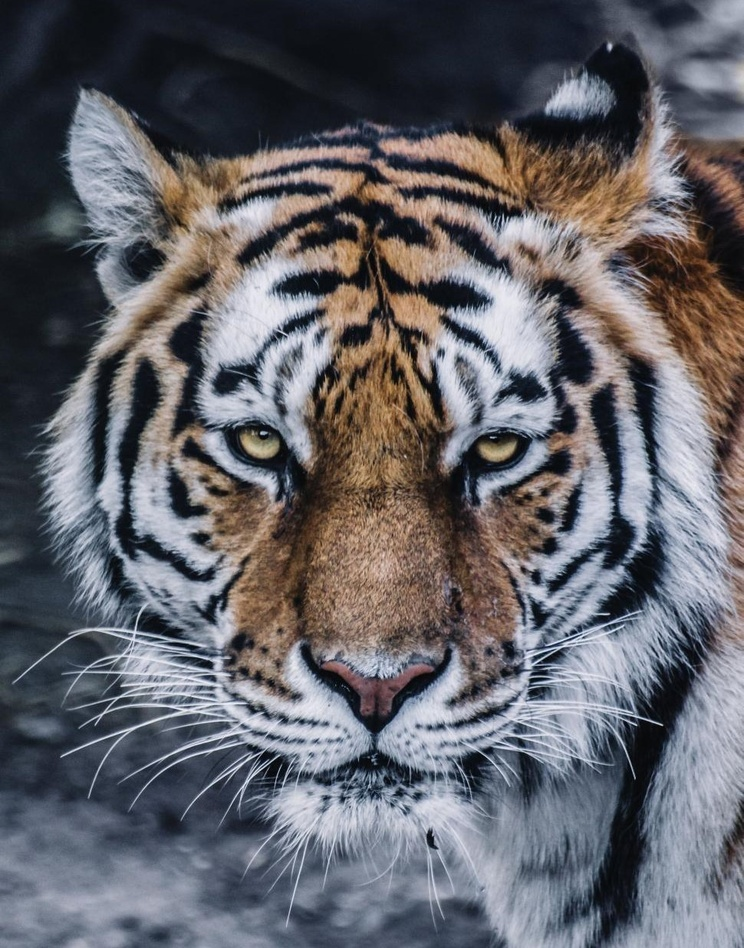
#> input picture assets/test4.jpg, 744 x 948 px, shrunk from 970 x 1236 before the run
$ python mirror_effect.py
#> lines starting #> are read from the running program, lines starting #| are printed output that depends on the picture
import cv2 as cv
import numpy as np


if __name__ == "__main__":

    img = cv.imread("../../assets/test4.jpg")
#> img is the input picture: shape (948, 744, 3); mean B, G, R 104.1, 98.2, 98.8
    rows, cols = img.shape[:2]
#> rows = 948; cols = 744

    cv.imshow("Original Image", img)

    # source points
    src = np.float32([[0, 0], [cols - 1, 0], [0, rows - 1]])
#> src = [[0, 0], [743, 0], [0, 947]]
    # destination points
    dst = np.float32([[cols - 1, 0], [0, 0], [cols - 1, rows - 1]])
#> dst = [[743, 0], [0, 0], [743, 947]]

    # creating the transformation matrix
    affine_matrix = cv.getAffineTransform(src, dst)
#> affine_matrix = [[-1, 0, 743], [0, 1, 0]]
    output = cv.warpAffine(img, affine_matrix, (cols, rows))
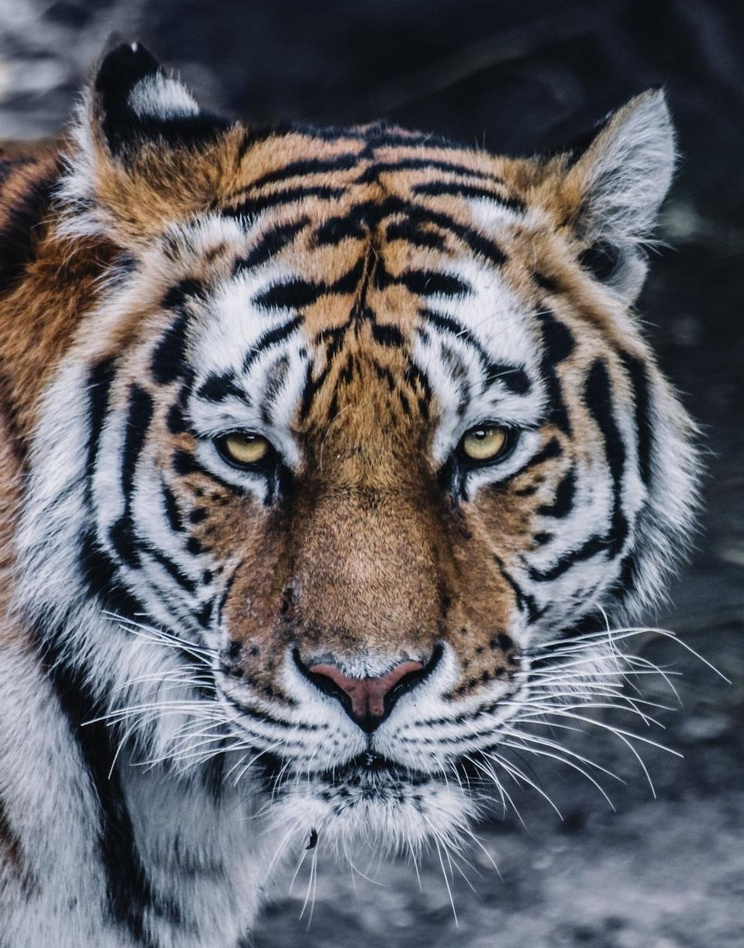
#> output: shape (948, 744, 3); mean B, G, R 104.1, 98.2, 98.8

    cv.imshow("Mirror Image", output)
    cv.waitKey(0)
    cv.destroyAllWindows()

$ run again, with assets/test1.jpg copied over assets/test4.jpg
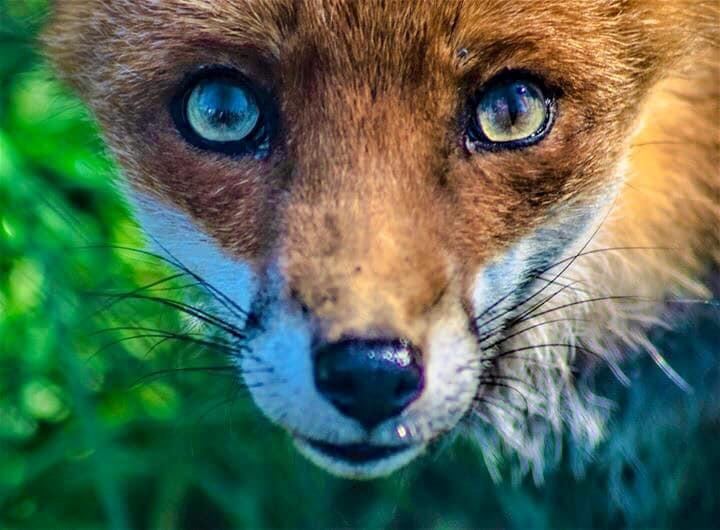
#> input picture assets/test1.jpg, 720 x 530 px
#> img is the input picture: shape (530, 720, 3); mean B, G, R 83.2, 106.1, 85.5
#> `output = cv.warpAffine(img, affine_matrix, (cols, rows))`:
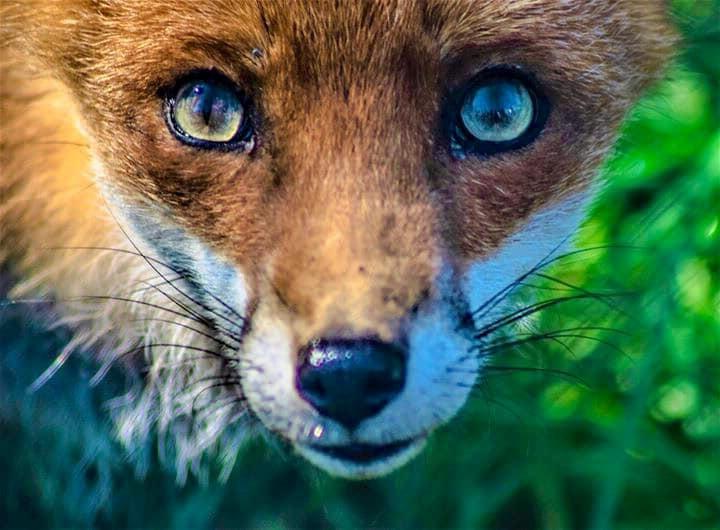
#> output: shape (530, 720, 3); mean B, G, R 83.2, 106.1, 85.5

$ run again, with assets/test10.jpg copied over assets/test4.jpg
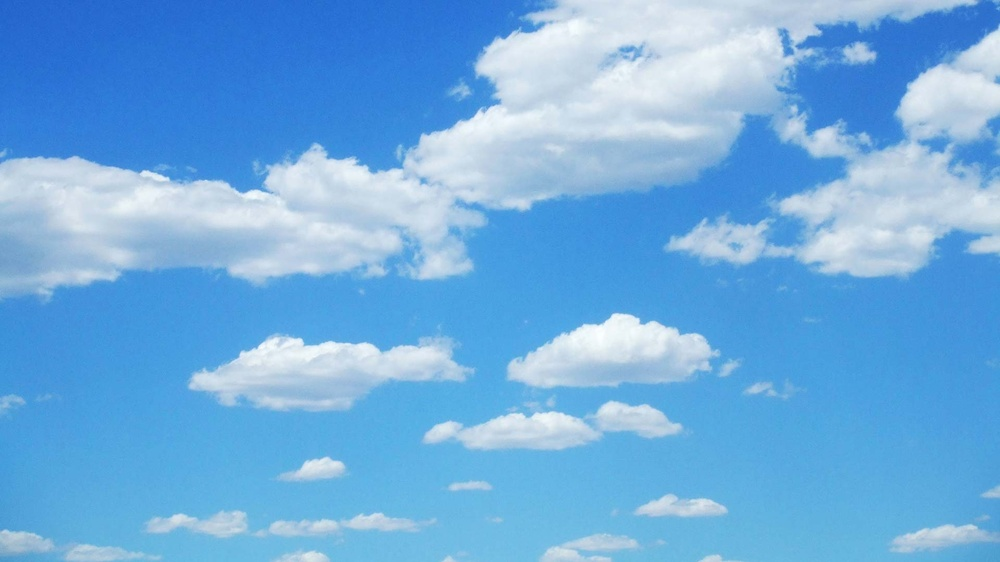
#> input picture assets/test10.jpg, 1000 x 562 px, shrunk from 1920 x 1080 before the run
#> img is the input picture: shape (562, 1000, 3); mean B, G, R 223.5, 172.7, 111.8
#> `output = cv.warpAffine(img, affine_matrix, (cols, rows))`:
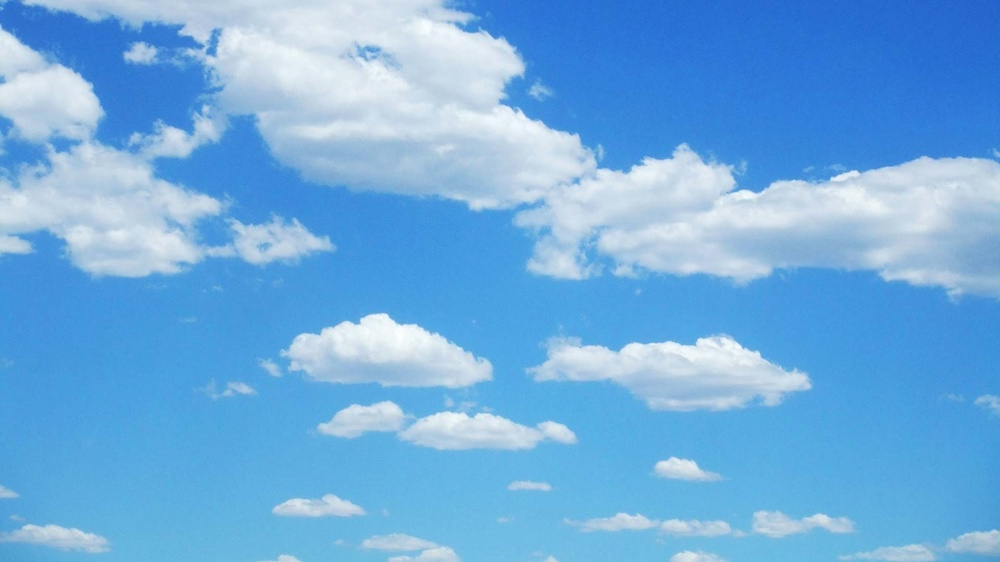
#> output: shape (562, 1000, 3); mean B, G, R 223.5, 172.7, 111.8

$ run again, with assets/test11.jpg copied over assets/test4.jpg
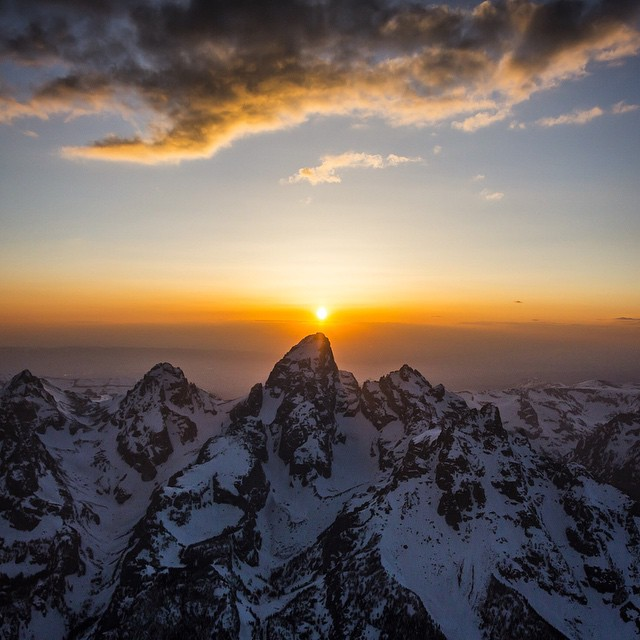
#> input picture assets/test11.jpg, 640 x 640 px
#> img is the input picture: shape (640, 640, 3); mean B, G, R 90.6, 98.2, 111.2
#> `output = cv.warpAffine(img, affine_matrix, (cols, rows))`:
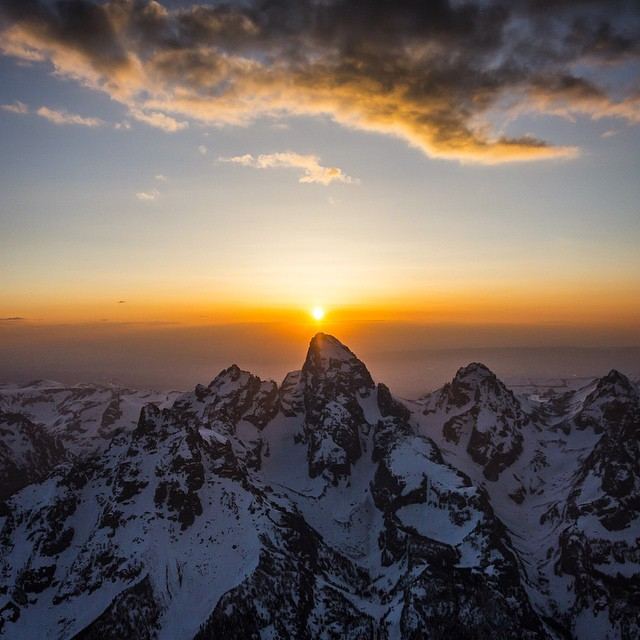
#> output: shape (640, 640, 3); mean B, G, R 90.6, 98.2, 111.2
